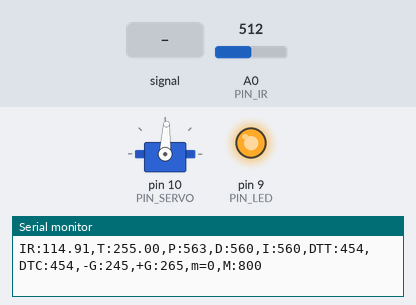
Recording of a sketch running on a simulated Arduino Uno, built with avr-gcc and run on an emulated ATmega328P. Shown: servo, output pins drawn as LEDs (lit = HIGH), the last lines printed to the serial monitor. The test bench sets the inputs (shaded band); at power-on: A0 (PIN_IR) = 512.

Above: at 1.2 s.
1.3 s: A0 (PIN_IR) fed a 200 Hz sine of ±255 counts around its level
4.3 s: A0 (PIN_IR) set to 245
At 4.96 s:
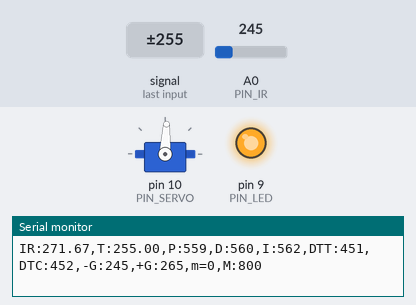
7.3 s: A0 (PIN_IR) set to 251
At 8.3 s:
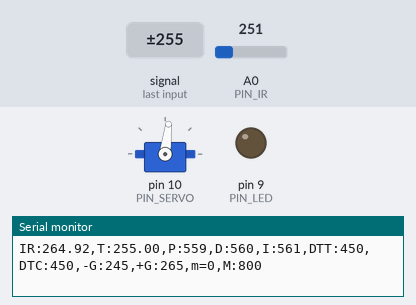
9.4 s: A0 (PIN_IR) set to 235
At 10.5 s:
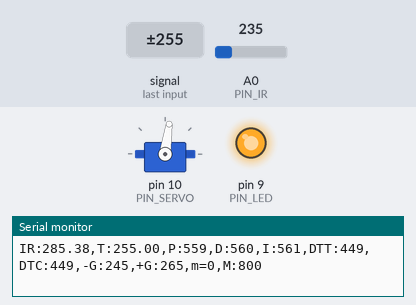
Timing chart, 0 to 12.4 s (numbered marks = the images above; inputs shaded):
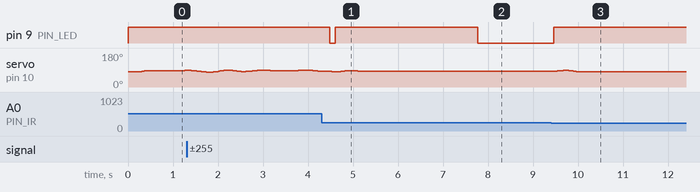

The sketch:

_10_pid_20213032.ino
```cpp
#include <Servo.h>

// Arduino pin assignment
#define PIN_IR A0
#define PIN_LED 9
#define PIN_SERVO 10

#define _DIST_TARGET 255
#define _DIST_ALPHA 0.2
#define _DIST_MIN 70
#define _DIST_MAX 410

#define _DUTY_MIN 1240 //up
#define _DUTY_NEU 1370
#define _DUTY_MAX 1510 //down

#define _SERVO_SPEED 1000 // servo speed limit (unit: degree/second)
#define _RAMPUP_TIME 360 //servo speed rampup (0 to max) time (unit: ms)
#define INTERVAL 20 // servo update interval

// Event periods
#define _INTERVAL_DIST 10
#define _INTERVAL_SERVO 10
#define _INTERVAL_SERIAL 400

#define _ITERM_MAX 50;

// PID parameters
#define _KP 0.44;
#define _KI 0.0017;
#define _KD 37.1;

Servo myservo;

// Distance sensor
float dist_target; //location to send the ball
float dist_raw, dist_ema;

// Event periods
unsigned long last_sampling_time_dist, last_sampling_time_servo, last_sampling_time_serial;
bool event_dist, event_servo, event_serial;

// Servo speed contrl
int duty_chg_per_interval; //maximum duty difference per interval
int duty_target, duty_curr;
int duty_chg_max, duty_chg_adjust;

// PID varibles
float error_curr, error_prev, contrl, pterm, iterm, dterm;
float kp, ki, kd;
int iterm_max;

float dist_min, dist_max, dist_cali, dist_prev, alpha;
int a, b; // unit: mm

float median_q[5];
float arr[5];
int now = 0;
float median_pivot;

void setup() {
  // initialize GPIO pins
  pinMode(PIN_LED, OUTPUT);
  digitalWrite(PIN_LED, 1);

  // move servo to neutral position
  myservo.attach(PIN_SERVO);
  myservo.writeMicroseconds(_DUTY_NEU);

  // initialize serial port
  Serial.begin(57600);

  // initialize global varibles
  a = 80; //real 100
  b = 370; //real 400
  dist_raw = 0;
  dist_target = _DIST_TARGET;
  dist_min = _DIST_MIN;
  dist_max = _DIST_MAX;
  dist_ema = dist_raw = dist_cali = dist_prev = median_pivot = 0.0;
  alpha = _DIST_ALPHA;

  for (int i = 0; i < 5; i++)
    median_q[i] = arr[i] = 0.0;

  // convert angle speed into duty change per interval
  duty_chg_max = (_DUTY_MAX - _DUTY_MIN) * (_SERVO_SPEED / 180.0) * (INTERVAL / 1000.0);
  duty_chg_adjust = duty_chg_max * INTERVAL / _RAMPUP_TIME;
  duty_chg_per_interval = 0;
  duty_curr = duty_target = _DUTY_NEU;

  // initialize variables for PID
  kp = _KP;
  ki = _KI;
  kd = _KD;
  pterm = iterm = dterm = 0.0;
  error_prev = 0.0;
  iterm_max = _ITERM_MAX;

  // initialize event variables
  last_sampling_time_dist = last_sampling_time_servo = last_sampling_time_serial = 0;
  event_dist = event_servo = event_serial = false;
}

float ir_distance(void) { // return value unit: mm
  float val;
  float volt = float(analogRead(PIN_IR));
  val = ((6762.0 / (volt - 9.0)) - 4.0) * 10.0;
  if (val < dist_min || val > dist_max) val = 0.0;
  if (dist_prev != 0)
    if (dist_prev - val > 40 && dist_prev - val < 180)
      val = 0.0;

  if (val == 0.0) val = dist_prev;
  else dist_prev = val;

  return val;
}

void swap(float arr[], int a, int b) {
  float temp = arr[a];
  arr[a] = arr[b];
  arr[b] = temp;
}

void partition(float *median_q, int start, int ends) {
  for (int i = 0; i < 5; i++) {
    arr[i] = median_q[i];
  }
  int pivot = start;
  int i = pivot + 1;
  int j = ends;

  while (i <= j)
  {
    while (i <= ends && arr[i] <= arr[pivot]) ++i;
    while (j > start && arr[j] >= arr[pivot]) --j;

    if (i >=  j) {
      break;
    }

    swap(arr, i, j);
  }
  swap(arr, j, pivot);
  median_pivot = arr[2];
}

void loop() {
  // wait until next sampling time.
  // millis() returns the number of milliseconds since the program started. Will overflow after 50 days.
  unsigned long time_curr = millis();
  if (time_curr >= last_sampling_time_dist + _INTERVAL_DIST) {
    last_sampling_time_dist += _INTERVAL_DIST;
    event_dist = true;
  }
  if (time_curr >= last_sampling_time_servo + _INTERVAL_SERVO) {
    last_sampling_time_servo += _INTERVAL_SERVO;
    event_servo = true;
  }
  if (time_curr >= last_sampling_time_serial + _INTERVAL_SERIAL) {
    last_sampling_time_serial += _INTERVAL_SERIAL;
    event_serial = true;
  }

  if (event_dist) {
    event_dist = false;

    // get a distance reading from ir_distance
    dist_raw = 0;
    for (int i = 0; i < 100; i++) {
      dist_raw += ir_distance();
    }
    dist_raw /= 100;

    dist_cali = 100 + 300.0 / (b - a) * (dist_raw - a);

    // median filter
    if (now > 4) {
      now--;
      for (int i = 1; i < 5; i++) {
        median_q[i - 1] = median_q[i];
      }
    }
    median_q[now++] = dist_cali;
    partition(median_q, 0, 4);
    dist_ema = alpha * median_pivot + (1 - alpha) * dist_ema;

    // PID control logic
    error_curr = dist_target - dist_ema;
    pterm = kp * error_curr;
    iterm +=  ki * error_curr;
    dterm = kd * (error_curr - error_prev);

    // control iterm max
    if (iterm > iterm_max) {
      iterm = _ITERM_MAX;
    }
    else if (iterm < -iterm_max) {
      iterm = -_ITERM_MAX;
    }

    // control smoothly d
    if ((pterm < 0 && dterm < 0) || (pterm > 0 && dterm > 0)) dterm *= -1;
    if (dist_ema > 240 && dist_ema < 270) dterm /= 10;
    if (dterm < -70 || dterm > 70) dterm /= 6;

    contrl = pterm + iterm + dterm;
    duty_target = _DUTY_NEU + contrl;

    //keep control value within the range
    if (duty_target < _DUTY_MIN) duty_target = _DUTY_MIN;
    if (duty_target > _DUTY_MAX) duty_target = _DUTY_MAX;

    error_prev = error_curr;
  }

  if (event_servo) {
    event_servo = false;
    // adjust servo position according to the ir_distance
    if (duty_target > duty_curr) {
      if (duty_chg_per_interval < duty_chg_max) {
        duty_chg_per_interval += duty_chg_adjust;
        if (duty_chg_per_interval > duty_chg_max) duty_chg_per_interval = duty_chg_max;
      }
      duty_curr += duty_chg_per_interval;
      if (duty_curr > duty_target) duty_curr = duty_target;
    }
    else if (duty_target < duty_curr) {
      if (duty_chg_per_interval > -duty_chg_max) {
        duty_chg_per_interval -= duty_chg_adjust;
        if (duty_chg_per_interval < -duty_chg_max) duty_chg_per_interval = -duty_chg_max;
      }
      duty_curr += duty_chg_per_interval;
      if (duty_curr < duty_target) duty_curr = duty_target;
    }
    else {
      duty_chg_per_interval = 0;
    }

    myservo.writeMicroseconds(duty_curr);
  }

  if (event_serial) {
    event_serial = false;
    // output the read value to the serial port
    //        Serial.print("R:");
    //        Serial.print(dist_raw);
    //        Serial.print(",E:");
    //        Serial.print(dist_ema);
    //        Serial.print(",T:");
    //        Serial.print(duty_target);
    //        Serial.print(",P:");
    //        Serial.print(pterm);
    //        Serial.print(",D:");
    //        Serial.print(dterm);
    //        Serial.print(",I:");
    //        Serial.println(iterm);

    Serial.print("IR:");
    Serial.print(dist_ema);
    Serial.print(",T:");
    Serial.print(dist_target);
    Serial.print(",P:");
    Serial.print(map(pterm, -1000, 1000, 510, 610));
    Serial.print(",D:");
    Serial.print(map(dterm, -1000, 1000, 510, 610));
    Serial.print(",I:");
    Serial.print(map(iterm, -1000, 1000, 510, 610));
    Serial.print(",DTT:");
    Serial.print(map(duty_target, 1000, 2000, 410, 510));
    Serial.print(",DTC:");
    Serial.print(map(duty_curr, 1000, 2000, 410, 510));
    Serial.println(",-G:245,+G:265,m=0,M:800");
  }

  if (dist_ema > 245 && dist_ema < 265) digitalWrite(PIN_LED, 0);
  else digitalWrite(PIN_LED, 255);
}
```

Measured:
- the behaviour switches between 250 and 251 on A0 (PIN_IR) (found by bisection; images 1 and 2)
- after the input at 4.3 s, pin 9 (PIN_LED): HIGH → LOW after 0.18 s, → HIGH 0.12 s later
- after the input at 7.3 s, pin 9 (PIN_LED): HIGH → LOW after 0.47 s; servo on pin 10 (PIN_SERVO): 83° → 84° after 0.08 s, → 83° 0.56 s later
- after the input at 9.4 s, pin 9 (PIN_LED): LOW → HIGH after 0.06 s; servo on pin 10 (PIN_SERVO): rises from 83° to 88° in 0.19 s, then falls to 82° in 0.29 s
